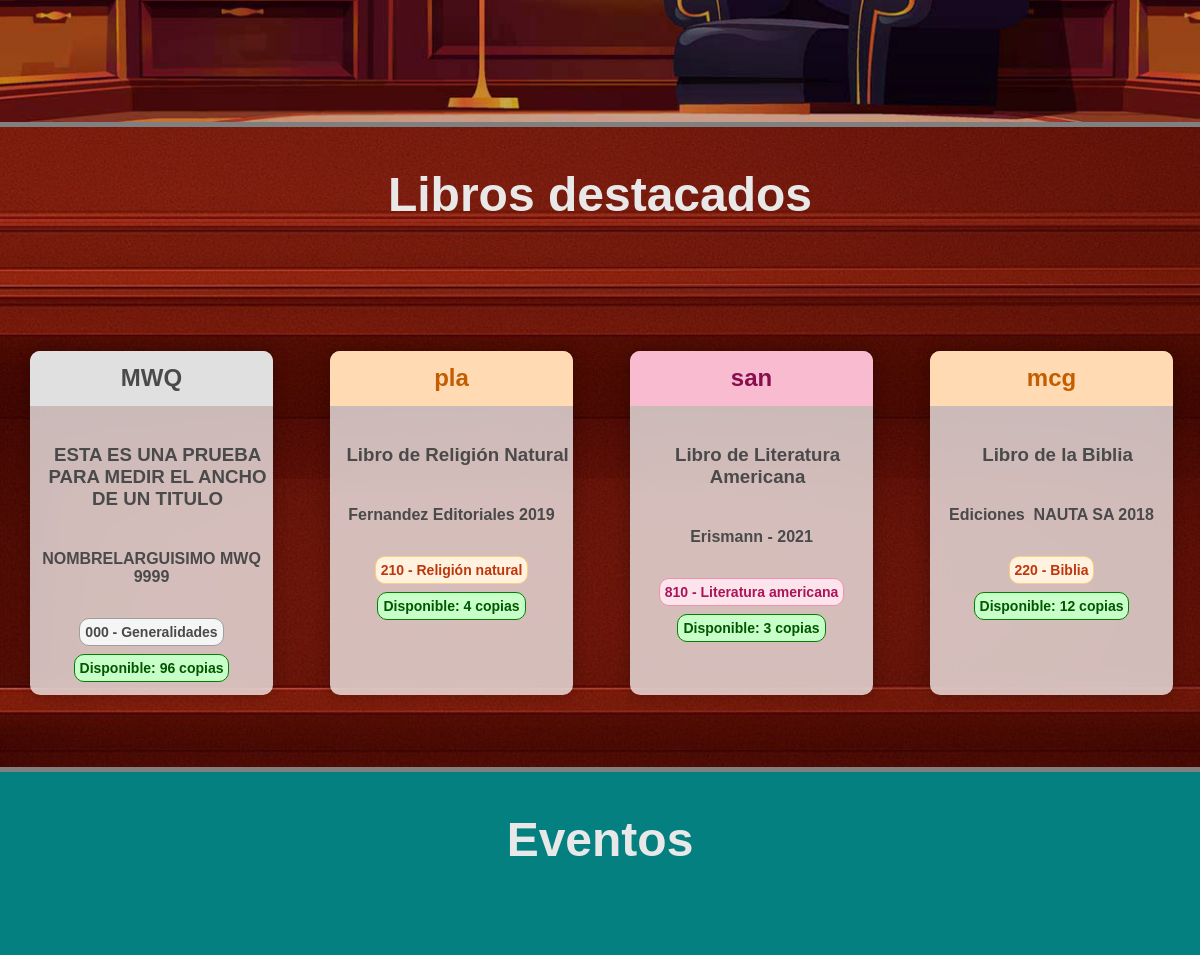
Before: / (middle part) with the older database file.
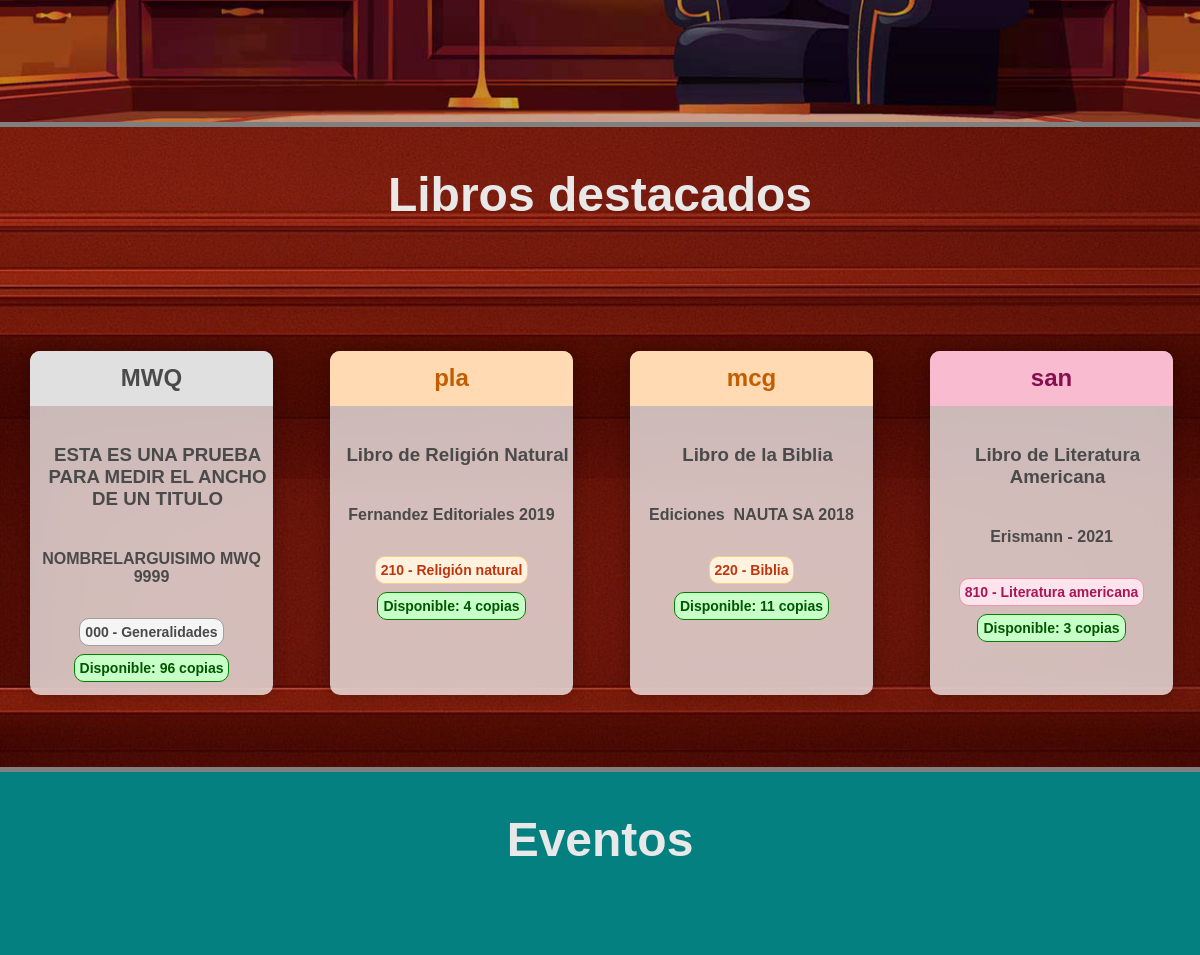
After: the same page with the newer database file.
### tables this page shows
CREATE TABLE "Libros" (
	"id_libro"	INTEGER,
	"Titulo"	TEXT NOT NULL,
	"Tomo"	INTEGER,
	"ano_publicacion"	TEXT,
	"ISBN"	TEXT,
	"numero_paginas"	INTEGER,
	"numero_copias"	INTEGER,
	PRIMARY KEY("id_libro" AUTOINCREMENT)
);

CREATE TABLE "SistemaDewey" (
	"codigo_seccion"	TEXT NOT NULL,
	"seccion"	TEXT NOT NULL UNIQUE,
	PRIMARY KEY("codigo_seccion")
);

### app.py (the view)
@app.route("/", methods=["GET", "POST"])
def inicio():
    conexion = conexion_BD()
    query = conexion.cursor()
    query.execute("""select l.id_libro,count(l.id_libro) as cantidad, n.notacion, l.Titulo, a.nombre_autor, a.apellido_autor, l.ano_publicacion, sd.codigo_seccion, sd.seccion, l.numero_copias
                    from Prestamos p
					join libros l on p.id_libro = l.id_libro
                    join RegistroLibros r ON r.id_libro = l.id_libro
                    join SistemaDewey sd ON sd.codigo_seccion = r.codigo_seccion
                    join notaciones n ON n.id_notacion = r.id_notacion
                    join Autores a ON a.id_autor = n.id_autor
                    group by p.id_libro
                    order by cantidad desc
                    limit 4;""")
    libros_destacados = query.fetchall()
    query.close()
    conexion.close()
    return render_template("index.html",libros_destacados=libros_destacados)

### config.py (called while the page is built)
def conexion_BD():
    return sqlite3.connect(DB_PATH)

### templates/index.html (shortened to what this page needs)
<!DOCTYPE html>
<html lang="es">
<head>
    <link rel="stylesheet" href="{{ url_for('static', filename='barra_lateral.css') }}">
    <link rel="stylesheet" href="{{ url_for('static', filename='estilo_inicio.css') }}">
    <link rel="stylesheet" href="{{ url_for('static', filename='general.css') }}">
</head>
<body>
    <main>
        <section class="seccion-principal">
        </section>
    <section class="seccion-libros-destacados">
        <h1 class="h1-titulo">Libros destacados</h1>
        <div class="div-contenedor-libros-destacados">
            {% for libro in libros_destacados %}
            <a href="{{ url_for('buscar_libro', buscar=libro[3], filtro_busqueda='Titulo', categorias='Todas') }}">
            <div class="div-libro-destacado">
                <span class="span-notacion"
                    {% if (libro[7]|int) < 100 %}
                        id="h2-seccion-0"
                    {% elif (libro[7]|int) < 200 %}
                        id="h2-seccion-1"
                    {% elif (libro[7]|int) < 300 %}
                        id="h2-seccion-2"
                    {% elif (libro[7]|int) < 400 %}
                        id="h2-seccion-3"
                    {% elif (libro[7]|int) < 500 %}
                        id="h2-seccion-4"
                    {% elif (libro[7]|int) < 600 %}
                        id="h2-seccion-5"
                    {% elif (libro[7]|int) < 700 %}
                        id="h2-seccion-6"
                    {% elif (libro[7]|int) < 800 %}
                        id="h2-seccion-7"
                    {% elif (libro[7]|int) < 900 %}
                        id="h2-seccion-8"
                    {% else %}
                        id="h2-seccion-9"
                    {% endif %} >
                    <h2>{{libro[2]}}</h2>
                </span>
                <span id="span-info-libro-d">
                    <h3>{{libro[3]}}</h3>
                    <h4>{{libro[4]}}&nbsp;{{libro[5]}}
                    {{libro[6]}} </h4>
                    <h5
                        {% if (libro[7]|int) < 100 %}
                            id="h4-seccion-0"
                        {% elif (libro[7]|int) < 200 %}
                            id="h4-seccion-1"
                        {% elif (libro[7]|int) < 300 %}
                            id="h4-seccion-2"
                        {% elif (libro[7]|int) < 400 %}
                            id="h4-seccion-3"
                        {% elif (libro[7]|int) < 500 %}
                            id="h4-seccion-4"
                        {% elif (libro[7]|int) < 600 %}
                            id="h4-seccion-5"
                        {% elif (libro[7]|int) < 700 %}
                            id="h4-seccion-6"
                        {% elif (libro[7]|int) < 800 %}
                            id="h4-seccion-7"
                        {% elif (libro[7]|int) < 900 %}
                            id="h4-seccion-8"
                        {% else %}
                            id="h4-seccion-9"
                        {% endif %} >
                        {{libro[7]}} - {{libro[8]}}
                    </h5>
                </span>
                {% if libro[9]|int == 1 %}
                <span id="span-disponibilidad-libro-d"> <h4 id="h4-disponible">Disponible: {{libro[9]}} copia</h4></span>
                {% elif libro[9]|int > 1 %}
                <span id="span-disponibilidad-libro-d"> <h4 id="h4-disponible">Disponible: {{libro[9]}} copias</h4></span>
                {% else %}
                <span id="span-disponibilidad-libro-d"> <h4 id="h4-no_disponible">No disponible</h4></span>
                {% endif %}
            </div>
            </a>
            {% endfor %}
    </div>
    </section>
        <section class="seccion-servicios">
            <h1 class="h1-titulo">Eventos</h1>
        </section>
    </main>
    </body>
</html>

Changed rows visible on the page:
changed Libros "Libro de la Biblia": numero_copias "12" → "11"; moves up the list
